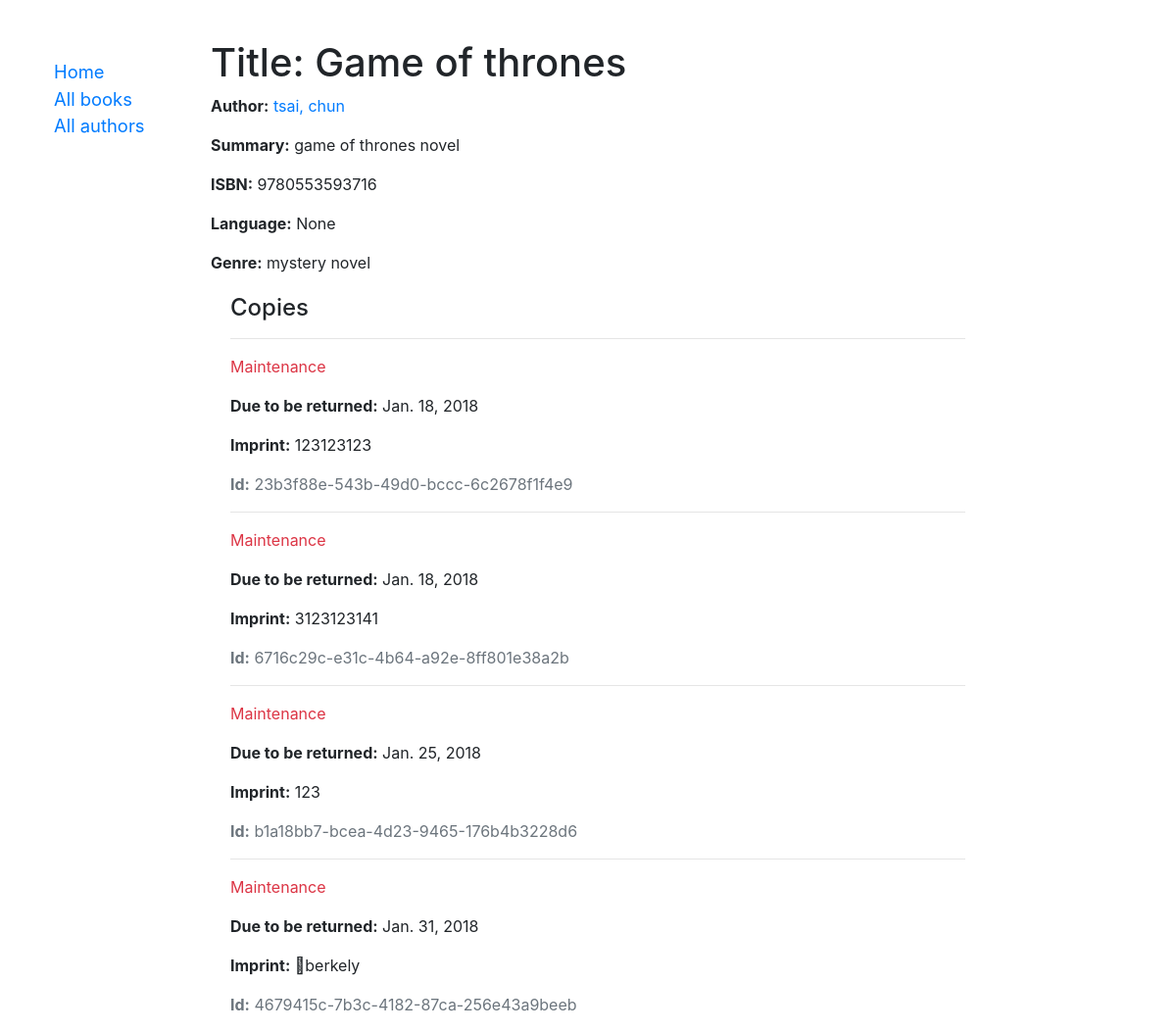
/catalog/book/1, run on the app's committed database.
### catalog/models.py (models this page shows, shortened)
class Book(models.Model):
    title = models.CharField(max_length=200)
    author = models.ForeignKey('Author', on_delete = models.SET_NULL, null=True)
    summary = models.TextField(max_length=1000, help_text="Enter a brief description of the book")
    isbn = models.CharField('ISBN',max_length=13, help_text='13 Character <a href="https://www.isbn-international.org/content/what-isbn">ISBN number</a>')
    genre = models.ManyToManyField(Genre, help_text="Select a genre for this book")
    language = models.ForeignKey('Language' , on_delete = models.SET_NULL , null = True ,blank = True )
    def display_genre(self):
        '''
        Create a string for the Genre . This is required to display genre in Admin
        '''
        return ', '.join([ genre.name for genre in self.genre.all()[:3] ])
    display_genre.short_description = 'Genre'

class Author(models.Model):
    first_name = models.CharField(max_length = 100 )
    last_name = models.CharField(max_length = 100 )
    date_of_birth = models.DateField(null = True , blank = True)
    date_of_death = models.DateField('Died' , null = True , blank = True)
    class Meta:
        ordering = ["last_name","first_name"]
    def __str__(self):
        return '{0}, {1}'.format(self.last_name , self.first_name)

class Genre(models.Model):
    name = models.CharField(max_length = 200 , help_text = "EnterEnter a book genre (e.g. Science Fiction, French Poetry etc.)")
    def __str__(self):
        return self.name

class BookInstance(models.Model):
    id = models.UUIDField(primary_key = True , default = uuid.uuid4 , help_text = "Unique ID for this particular book across whole library")
    book = models.ForeignKey('Book', on_delete = models.SET_NULL , null = True)
    imprint = models.CharField(max_length = 200)
    due_back = models.DateField(null = True , blank = True)
    LOAN_STATUS = (
        ('m', 'Maintenance'),
        ('o', 'On loan'),
        ('a', 'Available'),
        ('r', 'Reserved'),
    )
    status = models.CharField(max_length = 1 ,choices = LOAN_STATUS , blank = True , default = "m" , help_text = 'Book availability')
    class Meta:
        ordering = ['due_back']

### catalog/views.py (the view)
# urls.py: re_path(r'^book/(?P<pk>\d+)$', views.BookDetailView.as_view(), name='book-detail'),
class BookDetailView(generic.DetailView):
    model = Book

### catalog/templates/catalog/book_detail.html
{% extends "base_generic.html" %}
{% block content %}
  <h1>Title: {{ book.title }}</h1>
  <p><strong>Author:</strong> <a href="">{{ book.author }}</a></p>
  <p><strong>Summary:</strong> {{ book.summary }}</p>
  <p><strong>ISBN:</strong> {{ book.isbn }}</p>
  <p><strong>Language:</strong> {{ book.language }}</p>
  <p><strong>Genre:</strong> {% for genre in book.genre.all %} {{ genre }}{% if not forloop.last %}, {% endif %}{% endfor %}</p>
  <div style="margin-left:20px;margin-top:20px">
    <h4>Copies</h4>
    {% for copy in book.bookinstance_set.all %}
        <hr>
        <p class="{% if copy.status == 'a' %}text-success{% elif copy.status == 'm' %}text-danger{% else %}text-warning{% endif %}"> {{ copy.get_status_display }}</p>
        {% if copy.status != 'a' %}<p><strong>Due to be returned:</strong> {{copy.due_back}}</p>{% endif %}
        <p><strong>Imprint:</strong> {{copy.imprint}}</p>
        <p class="text-muted"><strong>Id:</strong> {{copy.id}}</p>
    {% endfor %}
  </div>
{% endblock %}

### data on the page
Book: title "Game of thrones", author "tsai, chun", summary "game of thrones novel", isbn "9780553593716", language "None"
Genre: name "mystery novel"
BookInstance: status "Maintenance", due_back "Jan. 18, 2018", imprint "123123123", id "23b3f88e-543b-49d0-bccc-6c2678f1f4e9"
BookInstance: status "Maintenance", due_back "Jan. 18, 2018", imprint "3123123141", id "6716c29c-e31c-4b64-a92e-8ff801e38a2b"
BookInstance: status "Maintenance", due_back "Jan. 25, 2018", imprint "123", id "b1a18bb7-bcea-4d23-9465-176b4b3228d6"
BookInstance: status "Maintenance", due_back "Jan. 31, 2018", imprint "\bberkely", id "4679415c-7b3c-4182-87ca-256e43a9beeb"
